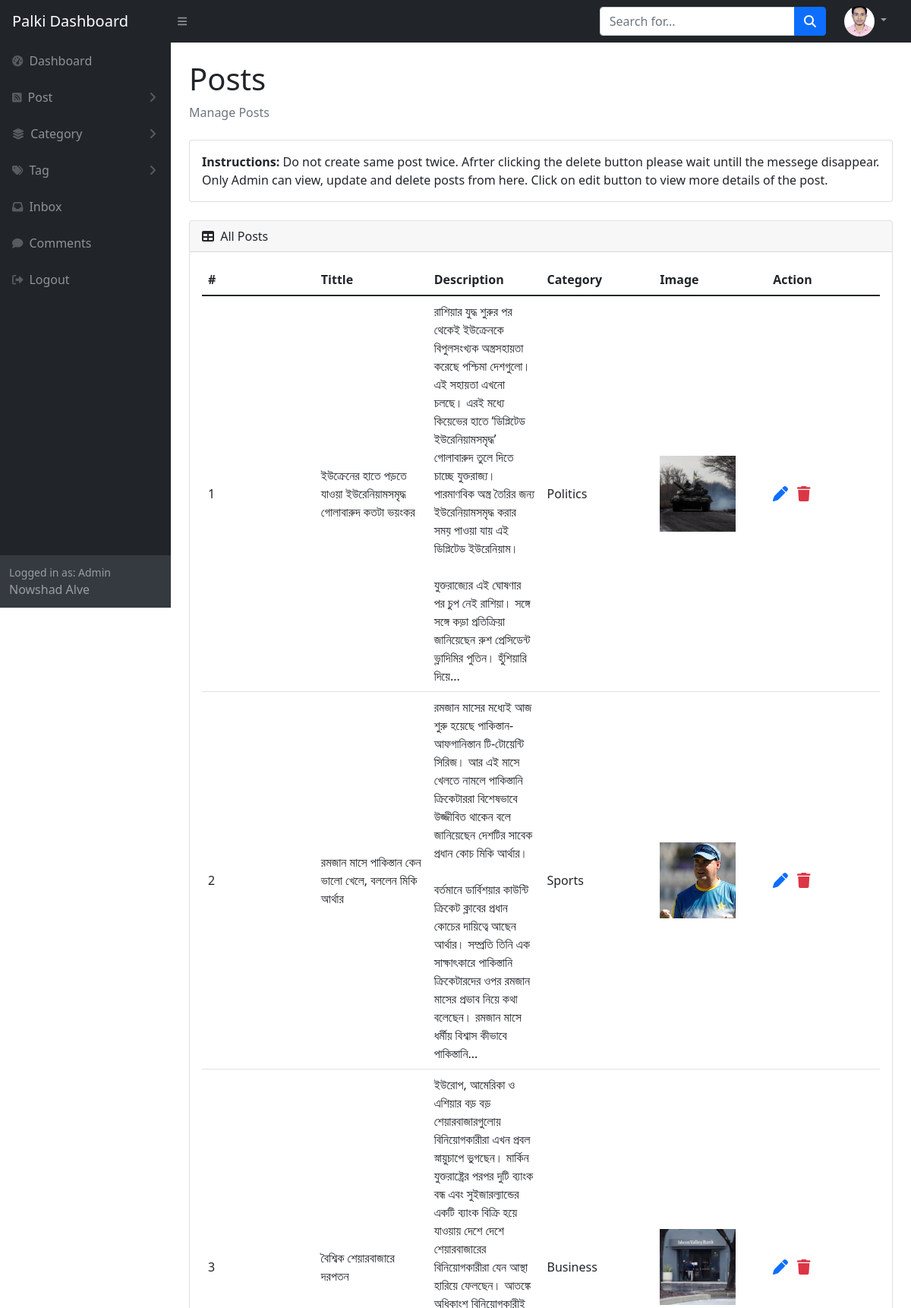
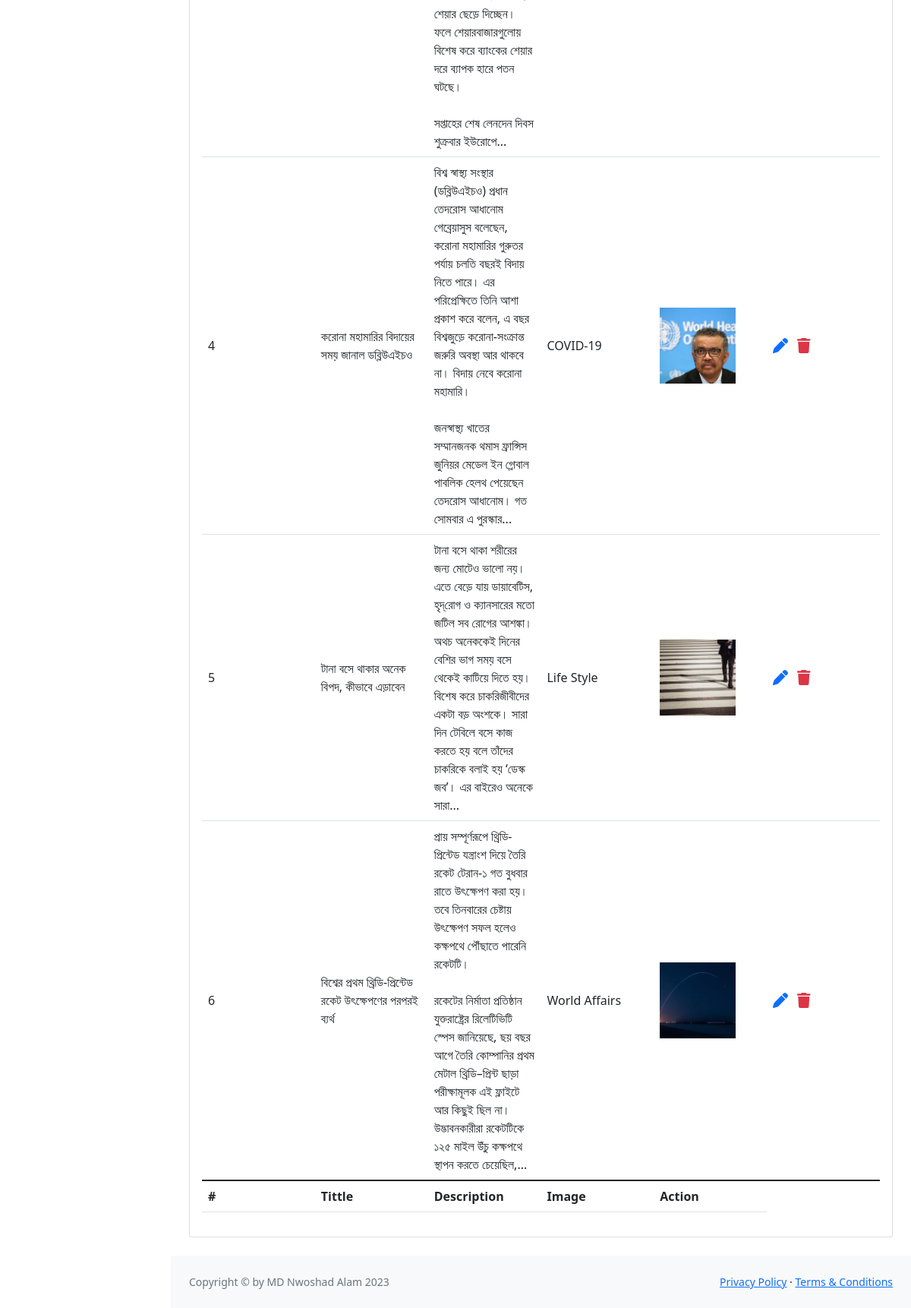
/admin/manage_post.php (signed in), run on the app's committed database (2 pictures, top to bottom).
### tables this page shows
CREATE TABLE `palki_admin` (
  `id` int(4) NOT NULL,
  `user_name` varchar(50) NOT NULL,
  `email` varchar(50) NOT NULL,
  `password` varchar(50) NOT NULL,
  `image` varchar(255) NOT NULL,
  `role` varchar(1) NOT NULL
);

CREATE TABLE `palki__post` (
  `post_id` int(11) NOT NULL,
  `post_category` varchar(50) NOT NULL,
  `post_tag` varchar(100) NOT NULL,
  `post_tittle` varchar(100) NOT NULL,
  `post_summary` text NOT NULL,
  `post_description` text NOT NULL,
  `post_facebook` varchar(255) NOT NULL,
  `post_twitter` varchar(255) NOT NULL,
  `post_role` varchar(20) NOT NULL,
  `user_name` varchar(80) NOT NULL,
  `user_id` int(11) NOT NULL,
  `post_date` varchar(20) NOT NULL,
  `post_comments` text NOT NULL,
  `post_img` varchar(255) NOT NULL,
  `post_img_location` varchar(255) NOT NULL
);

### admin/manage_post.php (called while the page is built, shortened)
<?php
    include("master_template.php");
?>

### admin/config/Config.php (called while the page is built, shortened)
<?php
    class Config{
        function __construct()
        {
            $this->con = new Mysqli("localhost","root","","db_palki");
        }
    }
?>

### admin/classes/Users.php (called while the page is built, shortened)
<?php
require_once("config/Config.php");
class Users extends Config
{
    protected function adminInfo()
    {
        return $this->con->query("SELECT * FROM `palki_admin`");
    }
    public function getUser()
    {
        return $this->adminInfo();
    }
}

### admin/classes/Posts.php (called while the page is built, shortened)
<?php
class Posts extends Config
{
    private function postData()
    {
        return $this->con->query("SELECT * FROM `palki__post`");
    }
    public function getPosts()
    {
        return $this->postData();
    }
}

### admin/views/manage_post_view.php (the view, shortened to what this page needs)
<?php
require_once("classes/Posts.php");
$post = new Posts();
$posts = $post->getPosts();
?>
<h1 class="mt-4">Posts</h1>
<ol class="breadcrumb mb-4">
    <li class="breadcrumb-item active">Manage Posts</li>
</ol>
<div class="card mb-4">
    <div class="card-body">
        <b>Instructions:</b> Do not create same post twice. Afrter clicking the delete button please wait untill the messege disappear. Only Admin can view, update and delete posts from here. Click on edit button to view more details of the post.
    </div>
</div>
<div class="card mb-4">
    <div class="card-header">
        <i class="fas fa-table me-1"></i>
        All Posts
    </div>
    <div class="card-body">
        <table id="datatablesSimple" class="table table-hover align-middle" style="table-layout: fixed;">
            <thead>
                <tr>
                    <th class="scope-col">#</th>
                    <th class="scope-col">Tittle</th>
                    <th class="scope-col">Description</th>
                    <th class="scope-col">Category</th>
                    <th class="scope-col">Image</th>
                    <th class="scope-col">Action</th>
                </tr>
            </thead>
            <tbody>
                <?php
                if ($posts->num_rows > 0) {
                    $count = 1;
                    foreach ($posts as $elm) {
                ?>
                        <tr>
                            <td><?= $count++ ?></td>
                            <td><?= $elm["post_tittle"] ?></td>
                            <td><?= $elm["post_summary"] ?></td>
                            <td><?= $elm["post_category"] ?></td>
                            <td><img style="width: 100px; height: 100px; object-fit: cover;" src="images/posts/<?= $elm["post_img"] ?>" alt="<?= $elm["post_tittle"] ?>"></td>
                            <td>
                                <a class="text-primary d-inline-block lead me-2" href="add_post.php?edit=<?= $elm["post_id"] ?>"><i class="fa-solid fa-pen"></i></a>
                                <a class="text-danger d-inline-block lead" href="?delete=<?= $elm["post_id"] ?>"><i class="fa-solid fa-trash"></i></a>
                            </td>
                        </tr>
                    <?php
                    }
                    ?>
                <?php
                }
                ?>
            </tbody>
            <tfoot>
                <tr>
                    <th class="scope-col">#</th>
                    <th class="scope-col">Tittle</th>
                    <th class="scope-col">Description</th>
                    <th class="scope-col">Image</th>
                    <th class="scope-col">Action</th>
                </tr>
            </tfoot>
        </table>
    </div>
</div>

### admin/includes/sidenav.php (shortened to what this page needs)
<?php
    $user = new Users();
    $userData = $user->getUser();
    $currentUser = "";
    $userRole = "";
    foreach($userData as $elm){
        if($elm["id"] === $_SESSION["user_id"]){
            $currentUser=$elm["user_name"];
            if($elm["role"] == 1){
                $userRole = "Admin";
            }else{
                $userRole = "User";
            }
        }
    }
?>
<div id="layoutSidenav_nav">
    <nav class="sb-sidenav accordion sb-sidenav-dark" id="sidenavAccordion">
        <div class="sb-sidenav-menu">
            <div class="nav">
                <a class="nav-link" href="dashboard.php">
                    <div class="sb-nav-link-icon"><i class="fas fa-tachometer-alt"></i></div>
                    Dashboard
                </a>
                <a class="nav-link collapsed" href="#" data-bs-toggle="collapse" data-bs-target="#post" aria-expanded="false" aria-controls="post">
                    <div class="sb-nav-link-icon"><i class="fa-solid fa-square-rss"></i></div>
                    Post
                    <div class="sb-sidenav-collapse-arrow"><i class="fas fa-angle-down"></i></div>
                </a>
                <a class="nav-link collapsed" href="#" data-bs-toggle="collapse" data-bs-target="#category" aria-expanded="false" aria-controls="category">
                    <div class="sb-nav-link-icon"><i class="fa-solid fa-layer-group"></i></div>
                    Category
                    <div class="sb-sidenav-collapse-arrow"><i class="fas fa-angle-down"></i></div>
                </a>
                <a class="nav-link collapsed" href="#" data-bs-toggle="collapse" data-bs-target="#tag" aria-expanded="false" aria-controls="tag">
                    <div class="sb-nav-link-icon"><i class="fa-solid fa-tags"></i></div>
                    Tag
                    <div class="sb-sidenav-collapse-arrow"><i class="fas fa-angle-down"></i></div>
                </a>
                <a class="nav-link" href="inbox.php">
                    <div class="sb-nav-link-icon"><i class="fa-solid fa-inbox"></i></i></div>
                    Inbox
                </a>
                <a class="nav-link" href="comments.php">
                    <div class="sb-nav-link-icon"><i class="fa-solid fa-comment"></i></div>
                    Comments
                </a>
                <a class="nav-link" href="dashboard.php?action=logout">
                    <div class="sb-nav-link-icon"><i class="fa-solid fa-right-from-bracket"></i></div>
                    Logout
                </a>
            </div>
        </div>
        <div class="sb-sidenav-footer">
            <div class="small">Logged in as: <?= $userRole ?></div>
            <?= $currentUser ?>
        </div>
    </nav>
</div>

### data on the page
palki_admin: role "Admin", user_name "Nowshad Alve"
palki__post: post_tittle "ইউক্রেনের হাতে পড়তে যাওয়া ইউরেনিয়ামসমৃদ্ধ গোলাবারুদ কতটা ভয়ংকর", post_summary "রাশিয়ার যুদ্ধ শুরুর পর থেকেই ইউক্রেনকে বিপুলসংখ্যক অস্ত্রসহায়তা করেছে পশ্চিমা দেশগুলো। এই সহায়তা এখনো চলছে। এরই মধ্যে কিয়েভের হাতে ‘ডিপ্লিটেড ইউরেনিয়ামসমৃদ্ধ’ গোলাবারুদ তুলে দিতে চাচ্ছে যুক্তরাজ্য। পারমাণবিক অস্ত্র তৈরির জন্য ইউরেনিয়ামসমৃদ্ধ করার সময় পাওয়া যায় এই ডিপ্লিটেড ইউরেনিয়াম। যুক্তরাজ্যের এই ঘোষণার পর চুপ নেই রাশিয়া। সঙ্গে সঙ্গে কড়া প্রতিক্রিয়া জানিয়েছেন রুশ প্রেসিডেন্ট ভ্লাদিমির পুতিন। হুঁশিয়ারি দিয়ে...", post_category "Politics", post_img (picture)
palki__post: post_tittle "রমজান মাসে পাকিস্তান কেন ভালো খেলে, বললেন মিকি আর্থার", post_summary "রমজান মাসের মধ্যেই আজ শুরু হয়েছে পাকিস্তান-আফগানিস্তান টি-টোয়েন্টি সিরিজ। আর এই মাসে খেলতে নামলে পাকিস্তানি ক্রিকেটাররা বিশেষভাবে উজ্জীবিত থাকেন বলে জানিয়েছেন দেশটির সাবেক প্রধান কোচ মিকি আর্থার। বর্তমানে ডার্বিশয়ার কাউন্টি ক্রিকেট ক্লাবের প্রধান কোচের দায়িত্বে আছেন আর্থার। সম্প্রতি তিনি এক সাক্ষাৎকারে পাকিস্তানি ক্রিকেটারদের ওপর রমজান মাসের প্রভাব নিয়ে কথা বলেছেন। রমজান মাসে ধর্মীয় বিশ্বাস কীভাবে পাকিস্তানি...", post_category "Sports", post_img (picture)
palki__post: post_tittle "বৈশ্বিক শেয়ারবাজারে দরপতন", post_summary "ইউরোপ, আমেরিকা ও এশিয়ার বড় বড় শেয়ারবাজারগুলোয় বিনিয়োগকারীরা এখন প্রবল স্নায়ুচাপে ভুগছেন। মার্কিন যুক্তরাষ্ট্রের পরপর দুটি ব্যাংক বন্ধ এবং সুইজারল্যান্ডের একটি ব্যাংক বিক্রি হয়ে যাওয়ায় দেশে দেশে শেয়ারবাজারের বিনিয়োগকারীরা যেন আস্থা হারিয়ে ফেলছেন। আতঙ্কে অধিকাংশ বিনিয়োগকারীই শেয়ার ছেড়ে দিচ্ছেন। ফলে শেয়ারবাজারগুলোয় বিশেষ করে ব্যাংকের শেয়ার দরে ব্যাপক হারে পতন ঘটছে। সপ্তাহের শেষ লেনদেন দিবস শুক্রবার ইউরোপে...", post_category "Business", post_img (picture)
palki__post: post_tittle "করোনা মহামারির বিদায়ের সময় জানাল ডব্লিউএইচও", post_summary "বিশ্ব স্বাস্থ্য সংস্থার (ডব্লিউএইচও) প্রধান তেদরোস আধানোম গেব্রেয়াসুস বলেছেন, করোনা মহামারির গুরুতর পর্যায় চলতি বছরই বিদায় নিতে পারে। এর পরিপ্রেক্ষিতে তিনি আশা প্রকাশ করে বলেন, এ বছর বিশ্বজুড়ে করোনা-সংক্রান্ত জরুরি অবস্থা আর থাকবে না। বিদায় নেবে করোনা মহামারি। জনস্বাস্থ্য খাতের সম্মানজনক থমাস ফ্রান্সিস জুনিয়র মেডেল ইন গ্লোবাল পাবলিক হেলথ পেয়েছেন তেদরোস আধানোম। গত সোমবার এ পুরস্কার...", post_category "COVID-19", post_img (picture)
palki__post: post_tittle "টানা বসে থাকার অনেক বিপদ, কীভাবে এড়াবেন", post_summary "টানা বসে থাকা শরীরের জন্য মোটেও ভালো নয়। এতে বেড়ে যায় ডায়াবেটিস, হৃদ্‌রোগ ও ক্যানসারের মতো জটিল সব রোগের আশঙ্কা। অথচ অনেককেই দিনের বেশির ভাগ সময় বসে থেকেই কাটিয়ে দিতে হয়। বিশেষ করে চাকরিজীবীদের একটা বড় অংশকে। সারা দিন টেবিলে বসে কাজ করতে হয় বলে তাঁদের চাকরিকে বলাই হয় ‘ডেস্ক জব’। এর বাইরেও অনেকে সারা...", post_category "Life Style", post_img (picture)
palki__post: post_tittle "বিশ্বের প্রথম থ্রিডি-প্রিন্টেড রকেট উৎক্ষেপণের পরপরই ব্যর্থ", post_summary "প্রায় সম্পূর্ণরূপে থ্রিডি-প্রিন্টেড যন্ত্রাংশ দিয়ে তৈরি রকেট টেরান-১ গত বুধবার রাতে উৎক্ষেপণ করা হয়। তবে তিনবারের চেষ্টায় উৎক্ষেপণ সফল হলেও কক্ষপথে পৌঁছাতে পারেনি রকেটটি। রকেটের নির্মাতা প্রতিষ্ঠান যুক্তরাষ্ট্রের রিলেটিভিটি স্পেস জানিয়েছে, ছয় বছর আগে তৈরি কোম্পানির প্রথম মেটাল থ্রিডি–প্রিন্ট ছাড়া পরীক্ষামূলক এই ফ্লাইটে আর কিছুই ছিল না। উদ্ভাবনকারীরা রকেটটিকে ১২৫ মাইল উঁচু কক্ষপথে স্থাপন করতে চেয়েছিল,...", post_category "World Affairs", post_img (picture)
